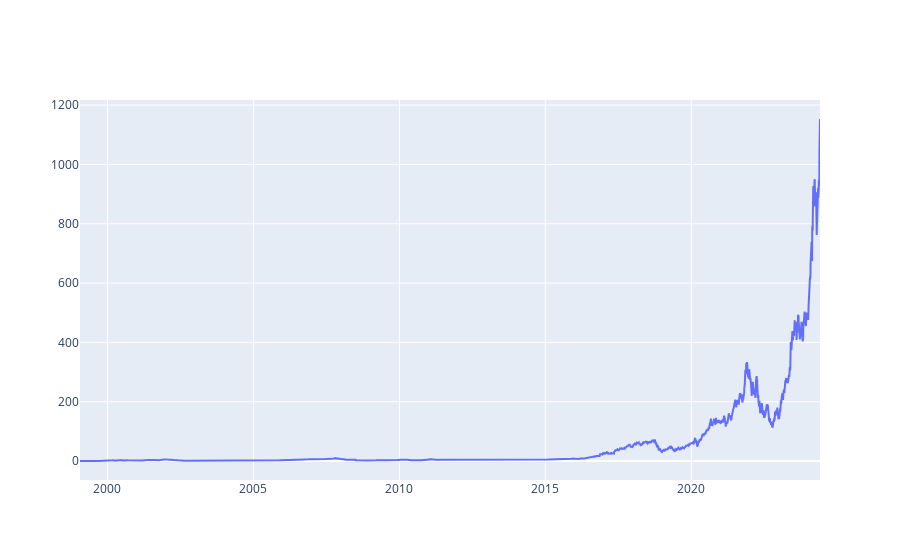

The notebook cell this image was saved under:
### Code cell
fig = go.Figure(data=go.Scatter(x=df_daily['date'], y=df_daily['close'], mode='lines'))
fig.show()

### Figure 1 — Plotly figure (JSON) as saved in the notebook; plotly's stock layout.template omitted (floating-point values rounded to 4 significant figures; data arrays with more than 128 entries replaced by an {"elided": "..."} marker saying what was removed)
{"data": [{"mode": "lines", "type": "scatter", "x": {"elided": "6380 str values"}, "y": {"elided": "6380 float values"}}], "layout": {}}
